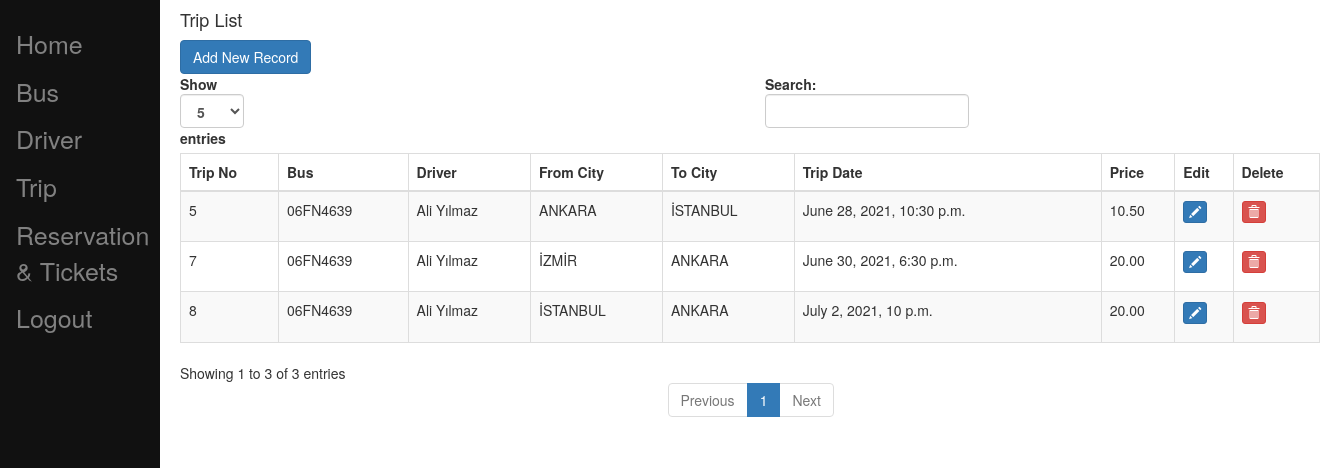
The page /trip/ (signed in) on the database as committed earlier.
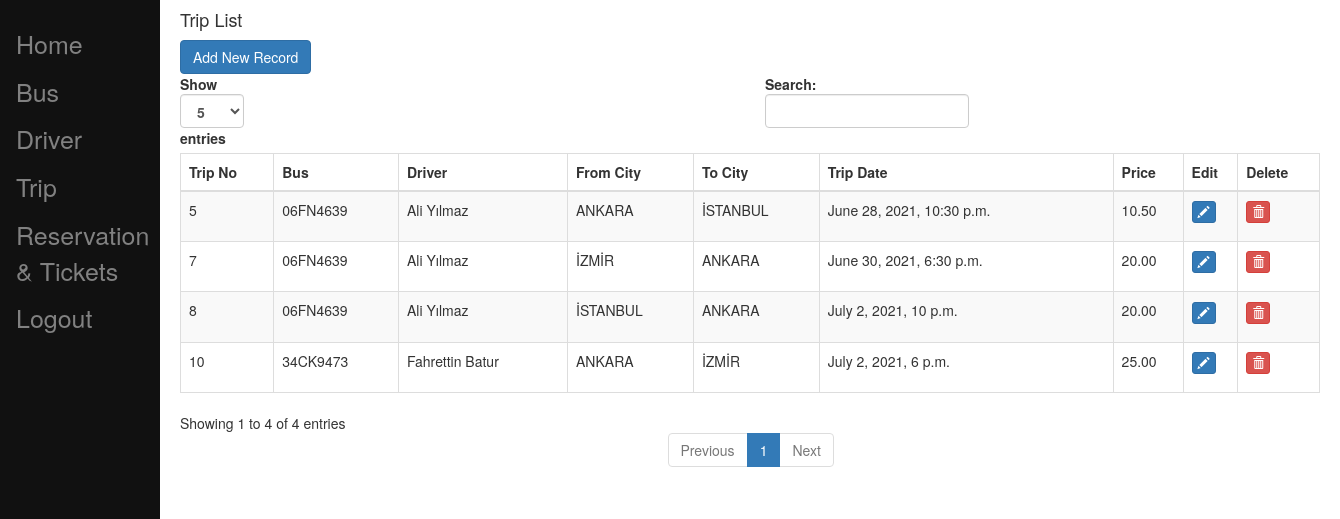
The same page on the database as committed later.
### busticket/models.py (models this page shows, shortened)
class Trip(models.Model):
    bus = models.ForeignKey(Bus, on_delete=models.PROTECT)
    driver = models.ForeignKey(Driver, on_delete=models.PROTECT,blank=True,null=True)
    from_city = models.ForeignKey(City, related_name='f_city', on_delete=models.CASCADE,blank=True,null=True)
    to_city = models.ForeignKey(City, related_name='t_city', on_delete=models.CASCADE,blank=True,null=True)
    trip_date = models.DateTimeField(blank=True)
    price = models.DecimalField(max_digits=6, decimal_places=2, default=0.0)
    bus_company = models.ForeignKey(BusCompany, on_delete=models.CASCADE, editable=True,blank=True,null=True)
    class Meta:
        constraints = [
            models.UniqueConstraint(fields=['bus', 'from_city','to_city'], name='unique trip')
        ]

class Bus(models.Model):
    plate_text = models.CharField(max_length=30,unique=True)
    brand_name = models.CharField(max_length=30,default='Mercedes Benz')
    status = models.BooleanField(default=True)
    seat_count = models.IntegerField(default=52)
    bus_company = models.ForeignKey(BusCompany, on_delete=models.CASCADE, blank=True,null=True)
    def __str__(self):
        return self.plate_text

class Driver(models.Model):
    name = models.CharField(max_length=30,default='Unknown Driver',unique=True)
    date_of_birth = models.DateField()
    years_of_experience = models.IntegerField()
    bus_company = models.ForeignKey(BusCompany, on_delete=models.CASCADE, editable=False,blank=True,null=True)
    def __str__(self):
        return self.name

class City(models.Model):
    name = models.CharField(max_length=30,unique=True)
    def __str__(self):
        return self.name

### busticket/views.py (the view)
# urls.py: path('trip/',views.get_list_of_trips),
def get_list_of_trips(request):
    user = User.objects.get(username=request.user.username)
    trip_list = Trip.objects.filter(bus_company=user.buscompany)
    return render(request,"busticket/tripcrud/trip.html",{'trip_list':trip_list})

### busticket/templatetags/user_tags.py (called while the page is built)
@register.filter(name='has_group')
def has_group(user, group_name):
    group = Group.objects.filter(name=group_name)
    if group:
        group = group.first()
        return group in user.groups.all()
    else:
        return False

### templates/busticket/tripcrud/trip.html (shortened to what this page needs)
{% extends 'busticket/base.html' %}
{% block content %}
 <div class="col-md-12">
        <h4>Trip List</h4> <span><a href="/tripnew" class="btn btn-primary">Add New Record</a></span>
        <div class="table-responsive">
  <table id="bootstrapdatatable" class="table table-striped table-bordered" width="100%">
            <thead>
                <th>Trip No</th>
                <th>Bus</th>
                <th>Driver</th>
                <th>From City</th>
                <th>To City</th>
                <th>Trip Date</th>
                <th>Price</th>
                <th>Edit</th>
                <th>Delete</th>
             </thead>
   <tbody>
   {% for trip in trip_list %}
    <tr>
     <td>{{ trip.id }}</td>
     <td>{{ trip.bus }}</td>
     <td>{{ trip.driver }}</td>
     <td>{{ trip.from_city }}</td>
     <td>{{ trip.to_city }}</td>
     <td>{{ trip.trip_date }}</td>
     <td>{{ trip.price }}</td>
     <td><p data-placement="top" data-toggle="tooltip" title="Edit"><a href="/tripedit/{{ trip.id }}" class="btn btn-primary btn-xs" data-title="Edit" data-toggle="modal"  ><span class="glyphicon glyphicon-pencil"></span></a></p></td>
     <td><p data-placement="top" data-toggle="tooltip" title="Delete"><a href="/tripdelete/{{ trip.id }}" class="btn btn-danger btn-xs" onclick="return confirm('Are you sure you want to delete this?')" data-title="Delete" data-toggle="modal"  ><span class="glyphicon glyphicon-trash"></span></a></p></td>
    </tr>
   {% endfor %}
   </tbody>
  </table>
        </div>
    </div>
{% endblock content %}

Rows that differ between the two databases and show on the page:
added Trip: id "10", bus "34CK9473", driver "Fahrettin Batur", from_city "ANKARA", to_city "İZMİR", trip_date "July 2, 2021, 6 p.m.", price "25.00"
Other text that changed with them:
text written by a page script: "Show entries Search: Showing 1 to 3 of 3 entries Previous 1 Next" → "Show entries Search: Showing 1 to 4 of 4 entries Previous 1 Next"
